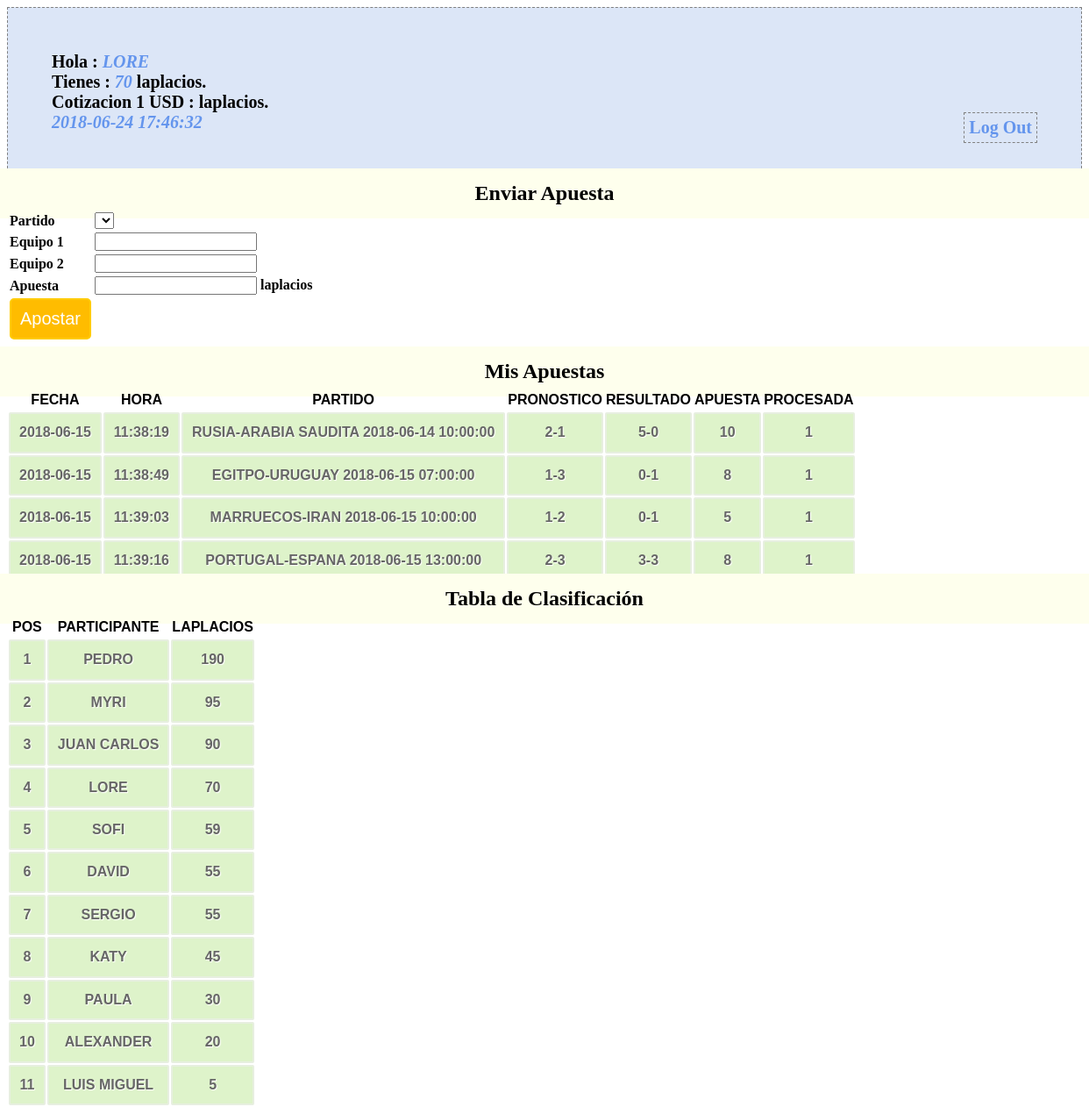
The page /profile.php (signed in) on the database its author committed.
### tables this page shows
CREATE TABLE `participantes` (
  `id_participante` bigint(20) unsigned NOT NULL AUTO_INCREMENT COMMENT 'id participante',
  `nombre` varchar(60) NOT NULL COMMENT 'nombre participante',
  `saldo` int(11) NOT NULL COMMENT 'valor del saldo',
  `passwd` varchar(10) NOT NULL,
  PRIMARY KEY (`id_participante`),
  UNIQUE KEY `id_participante` (`id_participante`)
);

CREATE TABLE `apuestas` (
  `id_apuesta` bigint(20) unsigned NOT NULL AUTO_INCREMENT,
  `id_participante` bigint(20) NOT NULL,
  `id_partido` bigint(20) NOT NULL,
  `apuesta_equipo_1` int(11) NOT NULL,
  `apuesta_equipo_2` int(11) NOT NULL,
  `apuesta_valor` int(11) NOT NULL,
  `apuesta_fecha` date NOT NULL,
  `apuesta_hora` time NOT NULL,
  `procesada` tinyint(1) DEFAULT NULL,
  PRIMARY KEY (`id_apuesta`),
  UNIQUE KEY `id_apuesta` (`id_apuesta`)
);

CREATE TABLE `partidos` (
  `id_partido` bigint(20) unsigned NOT NULL AUTO_INCREMENT,
  `equipo_1` varchar(50) NOT NULL,
  `equipo_2` varchar(50) NOT NULL,
  `fecha` date NOT NULL,
  `hora` time NOT NULL,
  `resultado_equipo_1` int(11) DEFAULT NULL,
  `resultado_equipo_2` int(11) DEFAULT NULL,
  `revisado` tinyint(1) DEFAULT NULL,
  PRIMARY KEY (`id_partido`),
  UNIQUE KEY `id_partido` (`id_partido`)
);

### conn.php (called while the page is built, shortened)
<?php
$connection = mysql_connect("localhost", "laplacios2018", "");
$user_check=$_SESSION['login_user'];
$ses_sql=mysql_query("select id_participante,nombre,saldo from participantes where nombre='$user_check'", $connection);
$row = mysql_fetch_assoc($ses_sql);
$login_session =$row['nombre'];
$login_id = $row['id_participante'];
$login_saldo = $row['saldo'];
?>

### session.php (called while the page is built, shortened)
<?php
require_once('conn.php');
$current_date = date('Y-m-d');
$current_time = date('H:i:s');
$bets_query=mysql_query("select * from apuestas where id_participante='$login_id'");
$leader_query= mysql_query("select nombre,saldo from participantes order by saldo desc");
?>

### profile.php (the view, shortened to what this page needs)
<?php
include('session.php');
?>
<!DOCTYPE html>
<html>
<head>
<link href="style.css" rel="stylesheet" type="text/css">
</head>
<body>
<div id="profile">
<b id="welcome">Hola : <i><?php echo $login_session;?></i></b><br/>
<b>Tienes : <i><?php echo $login_saldo;?></i> laplacios.</b><br/>
<b>Cotizacion 1 USD : <i><?php echo $total_banco_prev_row[4];?></i> laplacios.</b><br/>
<b><i><?php echo $current_date.' '.$current_time; ?></i>
<b id="logout"><a href="logout.php">Log Out</a></b>
</div>
<div>
  <h2>Enviar Apuesta</h2>
  <form id="form" name="form" method="post" action="">
  <table>
    <tr>
      <td>Partido</td>
      <td>
        <select name="id_partido">
          <?php
          echo "</select>";
          ?>
      </td>
    </tr>
    <tr>
      <td>Equipo 1</td>
      <td><input id="number" min="0" step="1" type="number" name="apuesta_equipo_1" /></td>
    </tr>
    <tr>
      <td>Equipo 2</td>
      <td><input id="number" min="0" step="1" type="number" name="apuesta_equipo_2" /></td>
    </tr>
    <tr>
      <td>Apuesta</td>
      <td><input id="number" min="0" step="1" type="number" name="apuesta_valor" /> laplacios</td>
    </tr>
    <tr>
      <td><input type="submit" name="submit" id="submit" value="Apostar" /></td>
    </tr>
  </table>
  </form>
</div>
<div class="">
  <h2>Mis Apuestas</h2>
  <table class="table1">
    <thead>
      <tr>
        <th>FECHA</th>
        <th>HORA</th>
        <th>PARTIDO</th>
        <th>PRONOSTICO</th>
        <th>RESULTADO</th>
        <th>APUESTA</th>
        <th>PROCESADA</th>
      </tr>
    </thead>
    <tbody>
    <?php
      while($bet = mysql_fetch_array($bets_query)){
        $g_query = mysql_query("select * from partidos where id_partido='$bet[2]'");
        $g_row = mysql_fetch_array($g_query);
        $match = $g_row[1].'-'.$g_row[2].' '.$g_row[3].' '.$g_row[4];
        $pron = $bet[3].'-'.$bet[4];
        $resultado = $g_row[5].'-'.$g_row[6];
        echo '<tr><td>'.$bet[6].'</td>'.'<td>'.$bet[7].'</td>'.'<td>'.$match.'</td>'.'<td>'.$pron.'</td><td>'.$resultado.'</td><td>'.$bet[5].'</td><td>'.$bet[8].'</td></tr>';
      }
    ?>
    </tbody>
  </table>
</div>
<div class="">
  <h2>Tabla de Clasificación</h2>
  <table class="table1">
    <thead>
      <tr>
        <th>POS</th>
        <th>PARTICIPANTE</th>
        <th>LAPLACIOS</th>
      </tr>
    </thead>
    <tbody>
      <?php
      $indice=1;
      while ($participant = mysql_fetch_array($leader_query)){
        echo '<tr><td>'.$indice.'</td><td>'.$participant[0].'</td><td>'.$participant[1].'</td></tr>';
        $indice = $indice+1;
      }
      ?>
    </tbody>
  </table>
</div>
</body>

### style.css (style rules this page uses)
h2 { background-color:#FEFFED; text-align:center; border-radius:10px 10px 0 0; margin:-10px -40px; padding:15px }
input[type=submit] { width:100%; background-color:#FFBC00; color:#fff; border:2px solid #FFCB00; padding:10px; font-size:20px; cursor:pointer; border-radius:5px; margin-bottom:15px }
#profile { padding:50px; border:1px dashed grey; font-size:20px; background-color:#DCE6F7 }
#logout { float:right; padding:5px; border:dashed 1px gray }
a { text-decoration:none; color:#6495ed }
i { color:#6495ed }
table.table1 { font-family: "Trebuchet MS", sans-serif; font-size: 16px; font-weight: bold; line-height: 1.4em; font-style: normal; border-collapse:separate; }
.table1 tbody td { padding:10px; text-align:center; background-color:#DEF3CA; border: 2px solid #E7EFE0; -moz-border-radius:2px; -webkit-border-radius:2px; border-radius:2px; color:#666; text-shadow:1px 1px 1px #fff; }

### rows shown on the page
participantes: nombre "LORE", saldo "70"
apuestas: apuesta_fecha "2018-06-15", apuesta_hora "11:38:19", id_partido.hora "RUSIA-ARABIA SAUDITA 2018-06-14 10:00:00", pron "2-1", id_partido.resultado_equipo_2 "5-0", apuesta_valor "10", procesada "1"
apuestas: apuesta_fecha "2018-06-15", apuesta_hora "11:38:49", id_partido.hora "EGITPO-URUGUAY 2018-06-15 07:00:00", pron "1-3", id_partido.resultado_equipo_2 "0-1", apuesta_valor "8", procesada "1"
apuestas: apuesta_fecha "2018-06-15", apuesta_hora "11:39:03", id_partido.hora "MARRUECOS-IRAN 2018-06-15 10:00:00", pron "1-2", id_partido.resultado_equipo_2 "0-1", apuesta_valor "5", procesada "1"
apuestas: apuesta_fecha "2018-06-15", apuesta_hora "11:39:16", id_partido.hora "PORTUGAL-ESPANA 2018-06-15 13:00:00", pron "2-3", id_partido.resultado_equipo_2 "3-3", apuesta_valor "8", procesada "1"
participantes: nombre "PEDRO", saldo "190"
participantes: nombre "MYRI", saldo "95"
participantes: nombre "JUAN CARLOS", saldo "90"
participantes: nombre "SOFI", saldo "59"
participantes: nombre "DAVID", saldo "55"
participantes: nombre "SERGIO", saldo "55"
participantes: nombre "KATY", saldo "45"
participantes: nombre "PAULA", saldo "30"
participantes: nombre "ALEXANDER", saldo "20"
participantes: nombre "LUIS MIGUEL", saldo "5"

### other values the page prints
$current_date "2018-06-24"
$current_time "17:46:32"
